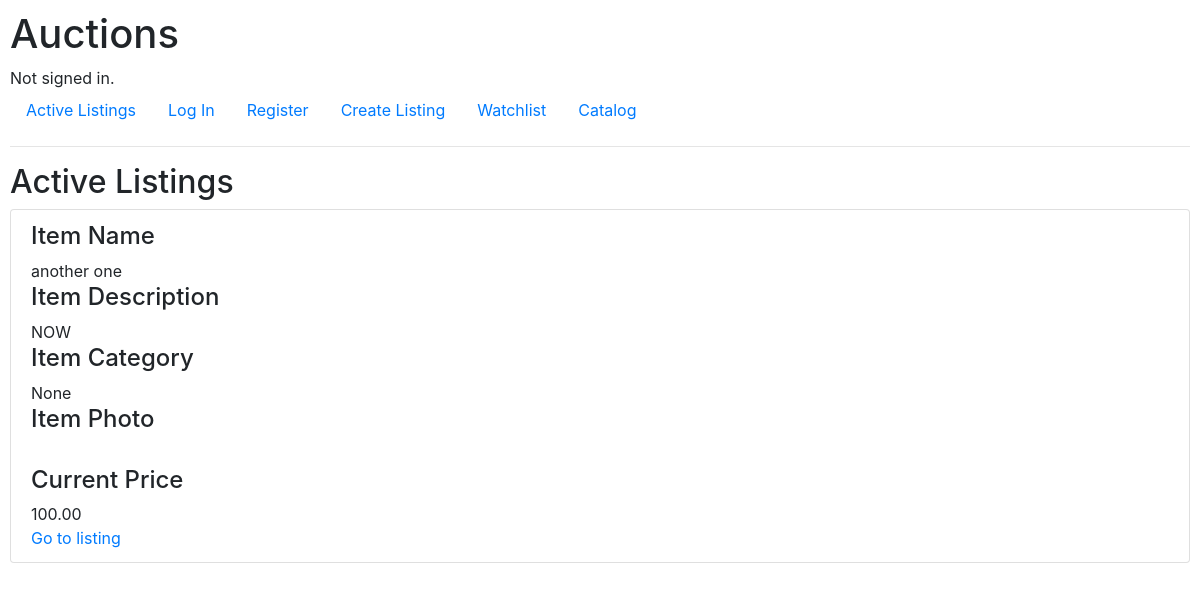
The app's page /, older data.
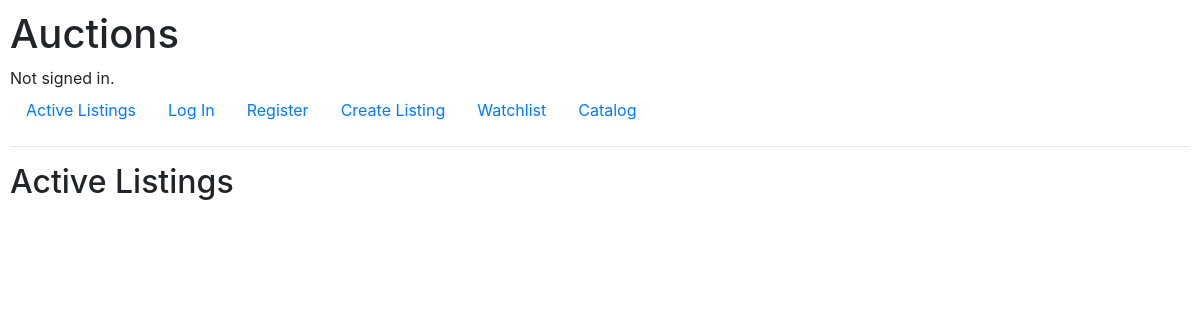
The same page, newer data.
### auctions/models.py (models this page shows, shortened)
class Listing(models.Model):
    item_name = models.CharField(max_length=100)
    item_description = models.TextField()
    item_category = models.CharField(max_length=100, default="None")
    item_photo = models.CharField(max_length=100, blank=True)
    starting_price = models.FloatField()
    closed = models.BooleanField(default=False)
    listing_user = models.ForeignKey(settings.AUTH_USER_MODEL, on_delete=models.CASCADE)

### auctions/views.py (the view)
# urls.py: path("", views.index, name="index"),
def index(request):
    listing_set = []
    listings = Listing.objects.filter(closed=False).all()
    for listing in listings:
        try:
            listing_set.append([listing, Bid.objects.filter(item__id=listing.id).order_by('-current_amount').first()])
        except:
            listing_set.append([listing, None])
    return render(request, "auctions/index.html", {
        "listing_set": listing_set
    })

### auctions/templates/auctions/index.html (shortened to what this page needs)
{% extends "auctions/layout.html" %}
{% block body %}
    <h2>Active Listings</h2>
    <ul class="list-group">
    {% for listing in listing_set %}
        <li class="list-group-item">
            <div>
                <h4>
                    Item Name
                </h4>
                {{ listing.0.item_name }}
            </div>
            <div>
                <h4>
                    Item Description
                </h4>
                {{ listing.0.item_description }}
            </div>
            <div>
                <h4>
                    Item Category
                </h4>
                {{ listing.0.item_category }}
            </div>
            <div>
                <h4>
                    Item Photo
                </h4>
            </div>
            <div>
                <h4>
                    Current Price
                </h4>
                {% if listing.1 == None %}
                {{ listing.0.starting_price|floatformat:2 }}
                {% else %}
                {{ listing.1.current_amount|floatformat:2 }}
                {% endif %}
            </div>
            <div>
                <a href="{% url 'listing' id=listing.0.id %}">Go to listing</a>
            </div>
        </li>
    {% endfor %}
    </ul>
{% endblock %}

### auctions/templates/auctions/layout.html (shortened to what this page needs)
{% load static %}
<!DOCTYPE html>
<html lang="en">
    <head>
        <link rel="stylesheet" href="https://stackpath.bootstrapcdn.com/bootstrap/4.4.1/css/bootstrap.min.css">
        <link href="{% static 'auctions/styles.css' %}" rel="stylesheet">
    </head>
    <body>
        <h1>Auctions</h1>
        <div>
            {% if user.is_authenticated %}
                Signed in as <strong>{{ user.username }}</strong>.
            {% else %}
                Not signed in.
            {% endif %}
        </div>
        <ul class="nav">
            <li class="nav-item">
                <a class="nav-link" href="{% url 'index' %}">Active Listings</a>
            </li>
            {% if user.is_authenticated %}
                <li class="nav-item">
                    <a class="nav-link" href="{% url 'logout' %}">Log Out</a>
                </li>
            {% else %}
                <li class="nav-item">
                    <a class="nav-link" href="{% url 'login' %}">Log In</a>
                </li>
                <li class="nav-item">
                    <a class="nav-link" href="{% url 'register' %}">Register</a>
                </li>
            {% endif %}
            <li class="nav-item">
                <a class="nav-link" href="{% url 'create' %}">Create Listing</a>
            </li>
            <li class="nav-item">
                <a class="nav-link" href="{% url 'watchlist' %}">Watchlist</a>
            </li>
            <li class="nav-item">
                <a class="nav-link" href="{% url 'categories' %}">Catalog</a>
            </li>
        </ul>
        <hr>
        {% block body %}
        {% endblock %}
    </body>
</html>

### auctions/static/auctions/styles.css (style rules this page uses)
body { padding: 10px; }

Row changes from the older to the newer data that the page shows:
removed Listing: item_name "another one", item_description "NOW", item_category "None", starting_price "100.00"
